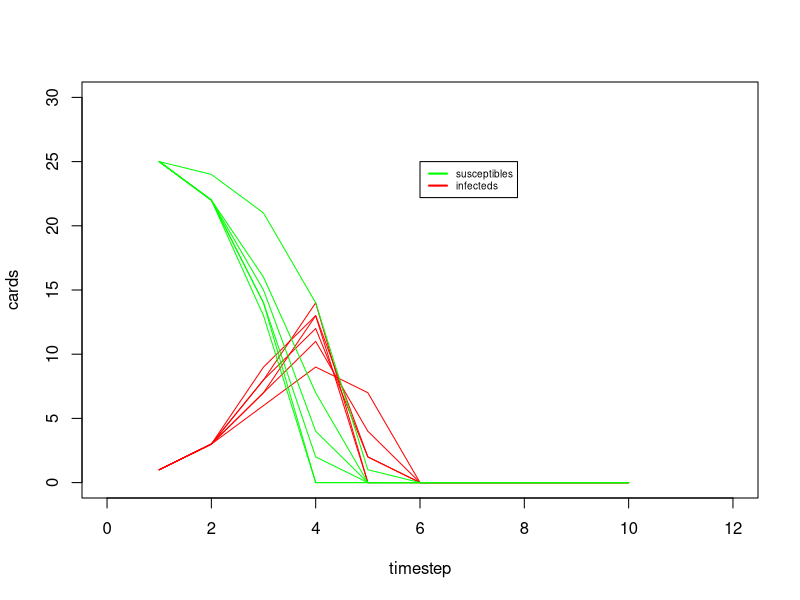
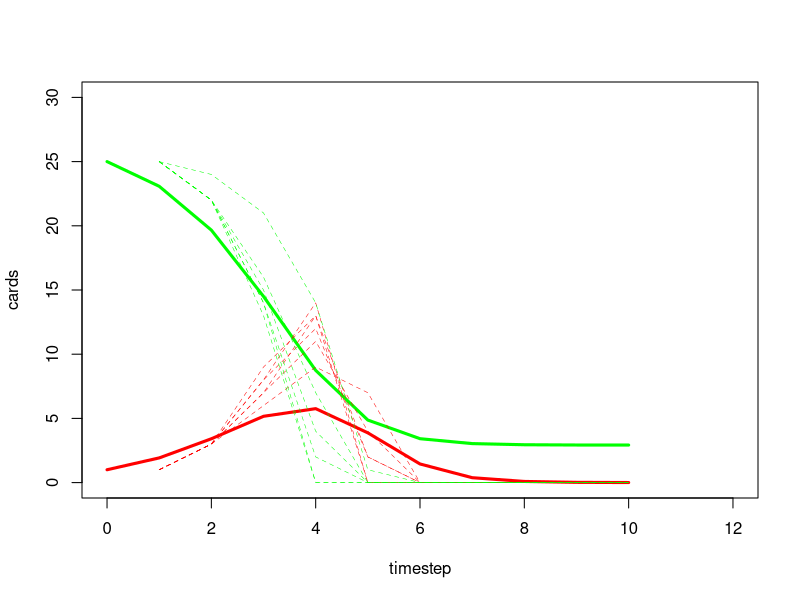

The R source for these figures, in order: (Note: this script raises an error after producing the figures.)
## Epidemic Cards Tutorial: computer exercise
## E2M2: Ecological and Epidemiological Modeling in Madagascar
## November 27-December 1, 2016

## Cara Brook, 2016

## By now, you've been exposed to some of the variety of model
## types used to understand infectious disease data. We'll now work
## with a few of those forms to explain our own data.

## By the end of this tutorial, you should be able to:
##
##  * Make a simple SIR model in discrete time.
##  * Visualize data from a time series of Infected and Susceptible case counts
##  * Fit a simple SIR model (i.e. estimate the transmission parameter) with 
##    logistic regression techniques.

library(plyr)

rm(list=ls())
######################################################################
## Part 1: Visualizing your data

## Earlier, you played an epidemic card game and generated several time
## series of infecteds and susceptibles. Let's take a look at these data.

## Import .csv file 
dat <-  read.csv("Epidemic_Cards.csv", header=T)

## (1) Take a look at the form of the dataset
head(dat)
str(dat)


## (2) Select a subset of these data, choosing just those with R0 value = 2 and name that object "dat.R0"
dat.R0 <- dat[dat$R0==2,]
## or
dat.R0 <- subset(dat, R0==3)
head(dat.R0)

## (3) Next,  define the length of our time series. Make a vector titled "time" that is the length of 
## the longest timestep in your dataset.
max(dat.R0$timestep) ## 10 is the largest value
time <- seq(1,10,1)
time <- sort(unique(dat$timestep))
time

## (4) Now, define a variable called "N" that equals your population size (Angelo's pile)
N <- 26


## (5) Using your data, plot Infecteds over time, with a different line for each trial.
## Color all the Infecteds lines as red.
plot("n", xlim=c(0,12), ylim=c(0,30), ylab="cards", xlab="timestep")
for (i in 1:length(unique(dat.R0$trial))){
  lines(x=dat.R0$timestep[dat.R0$trial==i], y=dat.R0$infecteds[dat.R0$trial==i], col = "red")
}

## (6) Now plot all the Susceptible trials as individual lines.
## Color them as green.
for (i in 1:length(unique(dat.R0$trial))){
  lines(x=dat.R0$timestep[dat.R0$trial==i], y=dat.R0$susceptibles[dat.R0$trial==i], col = "green")
}

## (7) Now add a legend to the plot in the top right-hand corner of your plotting frame.
legend(x=6, y=25, legend=c("susceptibles", "infecteds"), lwd=2, col=c("green", "red"), cex = .6)


## (8) How do things change when R0 = 3? Go back above, and take a new subset of the
## data with R0 = 3, and repeat!

######################################################################
##Part 2: Modeling the epidemic

## Now let's build a model to recapture these data!

## We learned this week that models can take a variety of
## forms. The primary axes of model differentiation are: (1) discrete vs. 
## continuous treatment of time and (2) deterministic vs. stochastic model
## forms. Here, we model our epidemic from Epidemic Cards the game in discrete time.

## The version of the model we'll work with here has 3 state variables (susceptible,
## infected, and recovered), but since our population size is constant, we only 
## need to keep track of two of these, since we could always subtract to get the third.
## This is reason why we only kept track of susceptibles and infecteds
## in our game while counting cards.

## Our state variables are given as:

## S - the number of susceptibles in the population
## I - the number of infected/infectious individuals in the population

## and we have parameter, the basic reproduction number (R0). As we have already learned,
## R0 for a pathogen gives the expected number of new infectious individuals engendered by
## one infectious individual in a completely susceptible population.


## Recall that cards are placed in the 'infection pile' and stay there for exactly 1 round.
## In disease modeling, this assumption (that infection lasts for only 1 timestep) is the equivalent
## of saying that R0 = beta, your transmission rate.

## We would thus represent a simple discrete time model in the following form:

## S[t+1] = S[t] - (R0 * S[t]/N)*I[t]
## I[t+1]= (R0 * S[t]/N)*I[t]

## where S[t] indicates the population susceptible at time t and S[t+1]
## and  I[t] indicates the population infectious at time t and I[t+1].

## Now we have all the information we need to make our discrete time model.

## (9) First, let's print our time vector from above to make sure we still have all the 
## important information at hand. Do this here:
print(time)


## (10) Then, we make two empty vectors called  model.I and model.S for the full duration of the
## time series. (Hint, make two vectors called 'model.I' and 'model.S' that are filled with the value
## 'NA' but are the same length as your vector 'time')
model.I <- rep(NA, length(time))
model.S <- rep(NA, length(time))


## (11) Now,  "seed" these vectors with our initial conditions of the numbers infected and susceptible.
## (Hint, write over index 1 of model.I and model.S with with one infected individual 25 susceptible individuals.

model.I[1] <- 1
model.S[1] <- 25

## (12) Now make an object called "R0" that specifies a value for R0. Use the same value of R0 from the first two rounds
## of the game.
R0 <- 2

## (13) Now, write a for-loop that iterates your discrete time model across the full length of the time series
## Essentially, write the R language that says the following:

##       for (all variables, t, in the length of our time vector){
##              run my discrete time model (hint, use the equations from above, lines 88 and 89)
##             }

for(t in 1: length(time)){
  model.S[t+1] = model.S[t] - (R0 * model.S[t]/N)*model.I[t]
  model.I[t+1]= (R0 * model.S[t]/N)*model.I[t]
}
model.S
model.I

## (14) Now plot the infected output from your discrete time model in #13 and color it red.
time0_10 <- seq(0,10,1)
time0_10
plot("n", xlim=c(0,12), ylim = c(0,30), ylab="cards", xlab="timestep")
lines(x=time0_10, y = model.I, col = "red", lwd=3, lty = 1)

## (15) And add a line to the graph with the susceptible output from your discrete time model in #13 and
## color it green. Add a legend to the plot in the top right-hand corner.
lines(x=time0_10, y = model.S, col = "green", lwd=3, lty = 1)

for (i in 1:length(unique(dat.R0$trial))){
  lines(x=dat.R0$timestep[dat.R0$trial==i], y=dat.R0$infecteds[dat.R0$trial==i], col = "red", lty=2, lwd=.5)
}

## (6) Now plot all the Susceptible trials as individual lines.
## Color them as green.
for (i in 1:length(unique(dat.R0$trial))){
  lines(x=dat.R0$timestep[dat.R0$trial==i], y=dat.R0$susceptibles[dat.R0$trial==i], col = "green",  lty=2, lwd=.5)
}



## You can see that the Susceptible population declines across the course of 
## the epidemic. What would happen if births were added to this population?


## How do things change when R0 = 3? 
## Go back above, change R0 = 3, and repeat!

######################################################################
##Part 3: How likely are we to recover the observed data, assuming
## our model is true?

## We've now visualized our data and modeled our data, but how well does the 
## model recapture the data? Let's look. First re-run your model and select
## the data subset above, for which R0=2. Label that dataset as  "dat.R0"

## Then, let's plot our model and data together.
## (16) First plot your model lines for infected and susceptible, as you did above under #14 above (line 123).

## (17) Then, add your trials of infected time series to the plot as dashed red lines (hint: lty=2)

## (18) Next, do the same for susceptibles as dashed green lines.


## (19) And, add a legend to the plot in the top righ-hand corner.


## We see that there is variation from trial-to-trial in our data and that,
## sometimes, our model fits the data better than other times. Why might this
## be? Did we get the same time series of S and I every time we played a new trial?
## What does this tell us about the stochastic vs. deterministic nature of 
## the real world? 

## Usually we would not be so lucky as to know our model parameters (in this case, there is just
## one: R0) ahead of time. So let's fit a model with flexible parameters to our
## data and see how well it does.

######################################################################
##Part 4: Optimize parameters to 'fit' your model to your data

## Now, let's assume that we had only our data and wanted to produce a model that 
## 'fit' these data well without knowing R0 in advance. There are many methods used to
## fit models to data, and while this diversity can at first be daunting - like many
## things, this becomes easier with experience. We've already talked a lot about different
## model fitting techniques, and here, we'll just demonstrate one simple method that will just 
## minimize the sum of squared errors.


## (20) First, wrap your discrete time model above into a function called "discrete.mod"
## with the following 4 input arguments: R0, I.start, S.start, time. Have it "return" a time series of infecteds.



## (21) Test that your function is working by running the following line of script:
#out <- discrete.mod(R0=2, S.start = 25, I.start = 1, time=seq(1,10,1))
  
## (22) Now, write a function called "get.diffs" that calculates the difference for each timestep between
## the model output in #21 and one run of the data.

## Here it is:
get.diffs <- function(real.dat1,mod.dat){
  diff <- real.dat1$infecteds - mod.dat
  return(diff)
}


## (23) Write a function called "sum_sq" that calculates the sum of squared difference between your model
## and the data across all trials.


## Here it is:
sum_sq <- function(par, real.dat, time){
  #run your function at the guess par
  
  out.test <- discrete.mod(R0=par, S.start=1, I.start=26, time=time)
  #divide real dat by trials
  trial.list <- dlply(real.dat, .(trial))
  
  #and apply your difference function to get observed - modeled
  trial.list.diffs <- lapply(trial.list,get.diffs, mod.dat=out.test)
  
  #take the sum of these squared differences and return
  sum.of.sqs = sum(unlist(c(trial.list.diffs))^2)
  
  return(sum.of.sqs)
  
  
  for (i in 1:length(unique(real.dat$trial))){
    
  }
}

## (24) Use optim() to minimize the difference between your model and the data. Guess R0 as a value of 2.

out.optim <- optim(par = 2, fn=sum_sq, real.dat=dat.R0, time=time)

## (25) Save out.optim$value as the object R0.fit

## (25) Run your model with the new value R0.fit.

## (26) Plot your new model and compare with the data.


## How well did we do at recapturing our data, as compared with our 'true model', plotted above?


## What does this tell us about the model fit?

## Try again, this time fitting the subset of the data for which R0 = 3. How well do you do at fitting the
## correct value here? Is it closer or not as close to your true R0 value as when you fit the subset for 
## R0 = 2? Why might this be?






